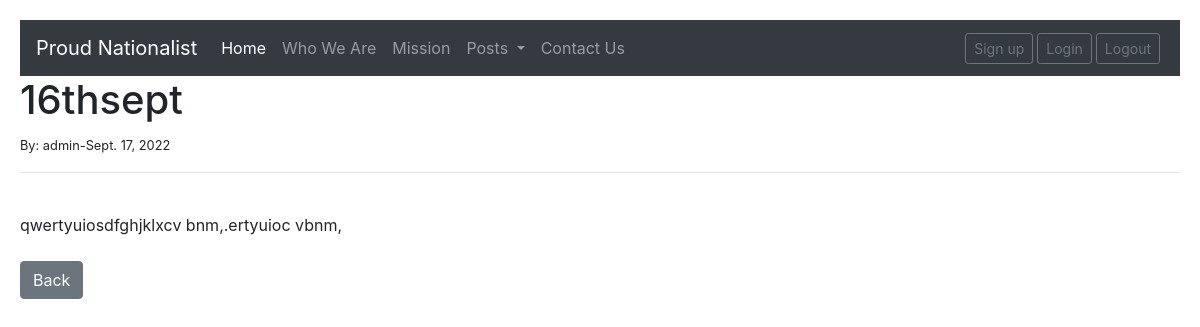
Page /article/6 on the committed database.
### home/models.py (models this page shows, shortened)
class Post(models.Model):
    title=models.CharField(max_length=255)
    author=models.ForeignKey(User,on_delete=models.CASCADE)
    body=models.TextField()
    date = models.DateField(auto_now_add=True)

### home/views.py (the view)
# urls.py: path('article/<int:pk>',article.as_view(),name='article'),
class article(DetailView):
    model=Post
    template_name ='article.html'

### templates/article.html (shortened to what this page needs)
{% extends 'base.html' %}
{% block article %}
<h1>{{post.title}}</h1>
<small> By: {{post.author}}-{{post.date}}</small><br/>
<hr>
<br/>
{{post.body}}
<br/><br/>
<a href="{% url 'sci' %}" class="btn btn-secondary">Back</a>
{% endblock article %}

### static/style.css (style rules this page uses)
* { box-sizing: border-box; }
body { font-family: Georgia, 'Times New Roman', Times, serif; padding: 20px; background: #f1f1f1; }

### static/style1.css (style rules this page uses)
body { font-family: Arial, Helvetica, sans-serif; margin: 0; }
html { box-sizing: border-box; }
*, *:before, *:after { box-sizing: inherit; }

### static/style3.css (style rules this page uses)
body { margin-top:20px; background:#DCDCDC; }

### rows in the picture
Post: title "16thsept", author "admin", date "Sept. 17, 2022", body "qwertyuiosdfghjklxcv bnm,.ertyuioc vbnm,"
